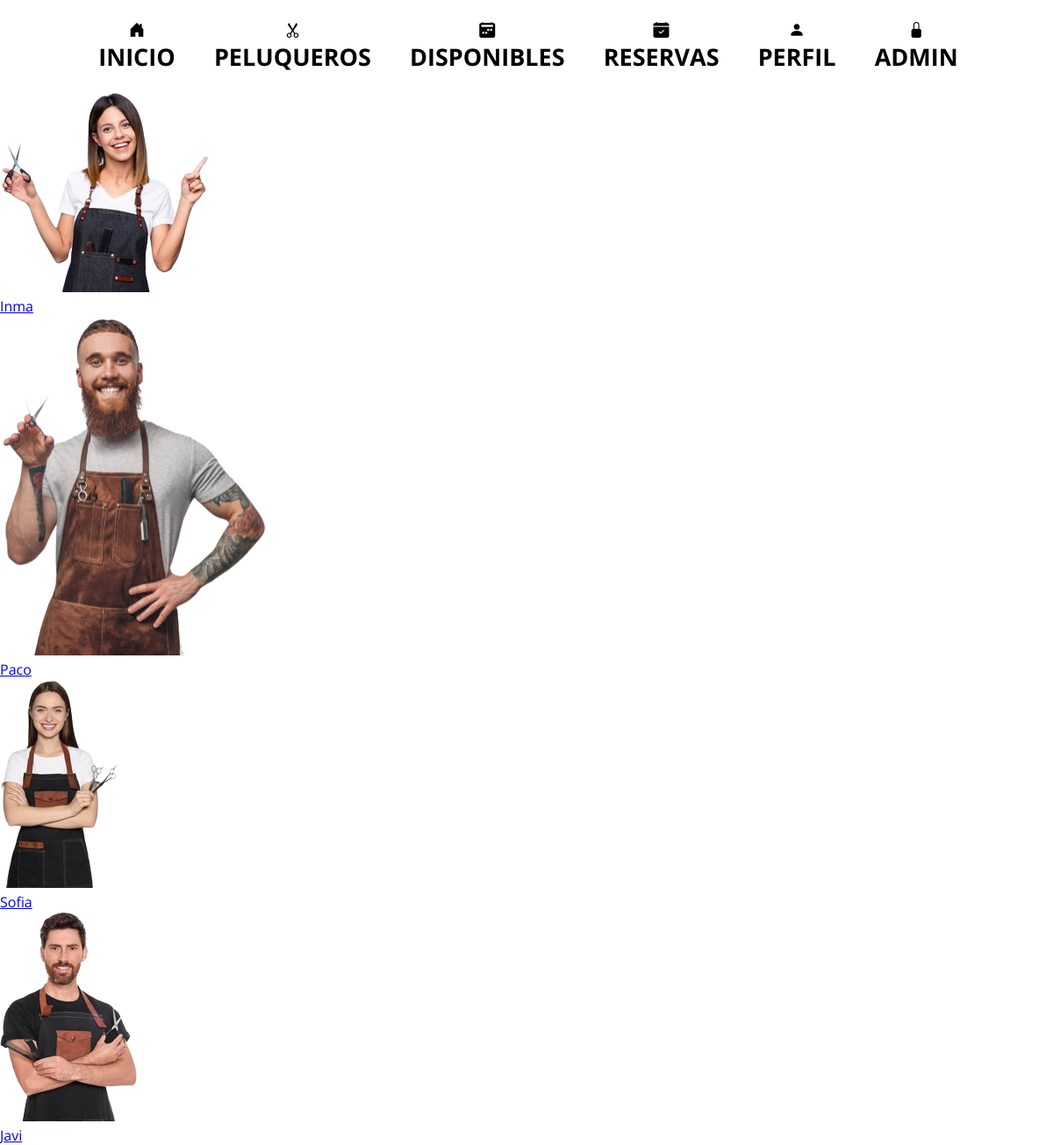
The app's page /peluqueros.php (signed in) with its own data.
### tables this page shows
CREATE TABLE usuarios (
    id INT PRIMARY KEY AUTO_INCREMENT,
    user_id VARCHAR(255),
    username VARCHAR(50) NOT NULL,
    contrasena VARCHAR(255),
    correo VARCHAR(255) NOT NULL,
    nombre VARCHAR(255) NOT NULL,
    apellidos VARCHAR(255) NOT NULL,
    rol INT DEFAULT 0,
    foto VARCHAR(255) DEFAULT "images/defecto.png"
);

### peluqueros.php (the view, shortened to what this page needs)
<?php include "components/header.php" ?>
<?php include "components/navbar.php" ?>
<div class="peluqueros">
        <?php
        $a = "SELECT * FROM usuarios WHERE rol>=1 AND rol<=2;";
        $a = mysqli_query($mysqli, $a);
        while ($row = mysqli_fetch_assoc($a)) {
            $id = $row['id'];
            $nombre = ucfirst(mb_strtolower($row['nombre']));
            $foto = $row['foto'];
            echo "
            <a href='peluqueros2.php?peluquero={$id}' class='outer-div'>
                <div class='inner-div'>
                    <div class='front'>
                        <img src='$foto' alt='$nombre' class='front__bkg-photo'></img>
                        <p class='front__text'>
                            $nombre
                        </p>
                    </div>
                </div>
            </a>";
        }
        ?>
 </div>
<?php include "components/footer.php" ?>

### css/navbar.css (style rules this page uses)
:root { --red: #ff0000; --unblack: #00000096; --black: #000; --white: #fff; --back: #363841; --backhover: #202227; }
* { margin: 0; padding: 0; box-sizing: border-box; font-family: "Open Sans", sans-serif; }

### records on screen
usuarios: foto (picture), nombre "Inma"
usuarios: foto (picture), nombre "Paco"
usuarios: foto (picture), nombre "Sofia"
usuarios: foto (picture), nombre "Javi"
